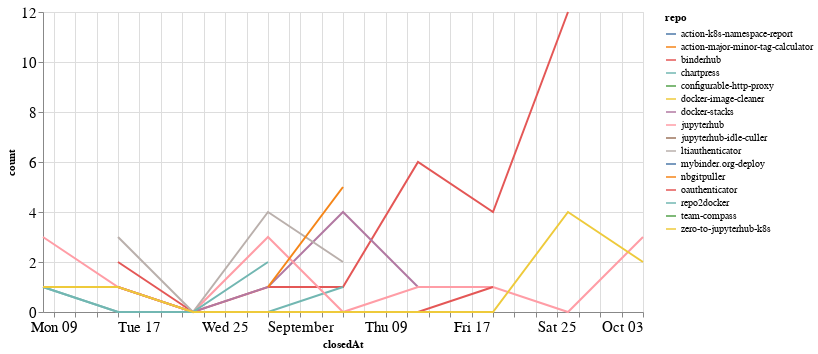

The code cell stored with this chart in its notebook:
### Code cell
closed_by_time = closed_by.groupby('repo').resample('W', on='closedAt').count()['author'].reset_index()
closed_by_time = closed_by_time.rename(columns={'author': 'count'})

alt.Chart(closed_by_time, width=600).mark_line().encode(
    x='closedAt',
    y='count',
    color='repo',
    tooltip="repo"
)

### Figure 1 — Vega-Lite specification as saved in the notebook (floating-point values rounded to 4 significant figures)
{"config": {"axisLeft": {"labelFontSize": 15}, "axisBottom": {"labelFontSize": 15}}, "data": {"name": "data-4bd141fbb60bc25b6a50ae31b483748c"}, "mark": "line", "encoding": {"color": {"type": "nominal", "field": "repo"}, "tooltip": {"type": "nominal", "field": "repo"}, "x": {"type": "temporal", "field": "closedAt"}, "y": {"type": "quantitative", "field": "count"}}, "width": 600, "$schema": "https://vega.github.io/schema/vega-lite/v4.8.1.json", "datasets": {"data-4bd141fbb60bc25b6a50ae31b483748c": [{"repo": "action-k8s-namespace-report", "closedAt": "2021-09-26T00:00:00", "count": 1}, {"repo": "action-major-minor-tag-calculator", "closedAt": "2021-09-26T00:00:00", "count": 1}, {"repo": "binderhub", "closedAt": "2021-08-15T00:00:00", "count": 2}, {"repo": "binderhub", "closedAt": "2021-08-22T00:00:00", "count": 0}, {"repo": "binderhub", "closedAt": "2021-08-29T00:00:00", "count": 1}, {"repo": "binderhub", "closedAt": "2021-09-05T00:00:00", "count": 1}, {"repo": "binderhub", "closedAt": "2021-09-12T00:00:00", "count": 6}, {"repo": "binderhub", "closedAt": "2021-09-19T00:00:00", "count": 4}, {"repo": "binderhub", "closedAt": "2021-09-26T00:00:00", "count": 12}, {"repo": "chartpress", "closedAt": "2021-08-08T00:00:00", "count": 1}, {"repo": "chartpress", "closedAt": "2021-08-15T00:00:00", "count": 0}, {"repo": "chartpress", "closedAt": "2021-08-22T00:00:00", "count": 0}, {"repo": "chartpress", "closedAt": "2021-08-29T00:00:00", "count": 0}, {"repo": "chartpress", "closedAt": "2021-09-05T00:00:00", "count": 1}, {"repo": "configurable-http-proxy", "closedAt": "2021-09-19T00:00:00", "count": 1}, {"repo": "docker-image-cleaner", "closedAt": "2021-09-26T00:00:00", "count": 1}, {"repo": "docker-stacks", "closedAt": "2021-08-08T00:00:00", "count": 1}, {"repo": "docker-stacks", "closedAt": "2021-08-15T00:00:00", "count": 1}, {"repo": "docker-stacks", "closedAt": "2021-08-22T00:00:00", "count": 0}, {"repo": "docker-stacks", "closedAt": "2021-08-29T00:00:00", "count": 1}, {"repo": "docker-stacks", "closedAt": "2021-09-05T00:00:00", "count": 4}, {"repo": "docker-stacks", "closedAt": "2021-09-12T00:00:00", "count": 1}, {"repo": "jupyterhub", "closedAt": "2021-08-08T00:00:00", "count": 3}, {"repo": "jupyterhub", "closedAt": "2021-08-15T00:00:00", "count": 1}, {"repo": "jupyterhub", "closedAt": "2021-08-22T00:00:00", "count": 0}, {"repo": "jupyterhub", "closedAt": "2021-08-29T00:00:00", "count": 3}, {"repo": "jupyterhub", "closedAt": "2021-09-05T00:00:00", "count": 0}, {"repo": "jupyterhub", "closedAt": "2021-09-12T00:00:00", "count": 1}, {"repo": "jupyterhub", "closedAt": "2021-09-19T00:00:00", "count": 1}, {"repo": "jupyterhub", "closedAt": "2021-09-26T00:00:00", "count": 0}, {"repo": "jupyterhub", "closedAt": "2021-10-03T00:00:00", "count": 3}, {"repo": "jupyterhub-idle-culler", "closedAt": "2021-09-19T00:00:00", "count": 2}, {"repo": "ltiauthenticator", "closedAt": "2021-08-15T00:00:00", "count": 3}, {"repo": "ltiauthenticator", "closedAt": "2021-08-22T00:00:00", "count": 0}, {"repo": "ltiauthenticator", "closedAt": "2021-08-29T00:00:00", "count": 4}, {"repo": "ltiauthenticator", "closedAt": "2021-09-05T00:00:00", "count": 2}, {"repo": "mybinder.org-deploy", "closedAt": "2021-08-08T00:00:00", "count": 1}, {"repo": "nbgitpuller", "closedAt": "2021-08-29T00:00:00", "count": 1}, {"repo": "nbgitpuller", "closedAt": "2021-09-05T00:00:00", "count": 5}, {"repo": "oauthenticator", "closedAt": "2021-08-15T00:00:00", "count": 1}, {"repo": "oauthenticator", "closedAt": "2021-08-22T00:00:00", "count": 0}, {"repo": "oauthenticator", "closedAt": "2021-08-29T00:00:00", "count": 0}, {"repo": "oauthenticator", "closedAt": "2021-09-05T00:00:00", "count": 0}, {"repo": "oauthenticator", "closedAt": "2021-09-12T00:00:00", "count": 0}, {"repo": "oauthenticator", "closedAt": "2021-09-19T00:00:00", "count": 1}, {"repo": "repo2docker", "closedAt": "2021-08-08T00:00:00", "count": 1}, {"repo": "repo2docker", "closedAt": "2021-08-15T00:00:00", "count": 0}, {"repo": "repo2docker", "closedAt": "2021-08-22T00:00:00", "count": 0}, {"repo": "repo2docker", "closedAt": "2021-08-29T00:00:00", "count": 2}, {"repo": "team-compass", "closedAt": "2021-10-03T00:00:00", "count": 1}, {"repo": "zero-to-jupyterhub-k8s", "closedAt": "2021-08-08T00:00:00", "count": 1}, {"repo": "zero-to-jupyterhub-k8s", "closedAt": "2021-08-15T00:00:00", "count": 1}, {"repo": "zero-to-jupyterhub-k8s", "closedAt": "2021-08-22T00:00:00", "count": 0}, {"repo": "zero-to-jupyterhub-k8s", "closedAt": "2021-08-29T00:00:00", "count": 0}, {"repo": "zero-to-jupyterhub-k8s", "closedAt": "2021-09-05T00:00:00", "count": 0}, {"repo": "zero-to-jupyterhub-k8s", "closedAt": "2021-09-12T00:00:00", "count": 0}, {"repo": "zero-to-jupyterhub-k8s", "closedAt": "2021-09-19T00:00:00", "count": 0}, {"repo": "zero-to-jupyterhub-k8s", "closedAt": "2021-09-26T00:00:00", "count": 4}, {"repo": "zero-to-jupyterhub-k8s", "closedAt": "2021-10-03T00:00:00", "count": 2}]}}
